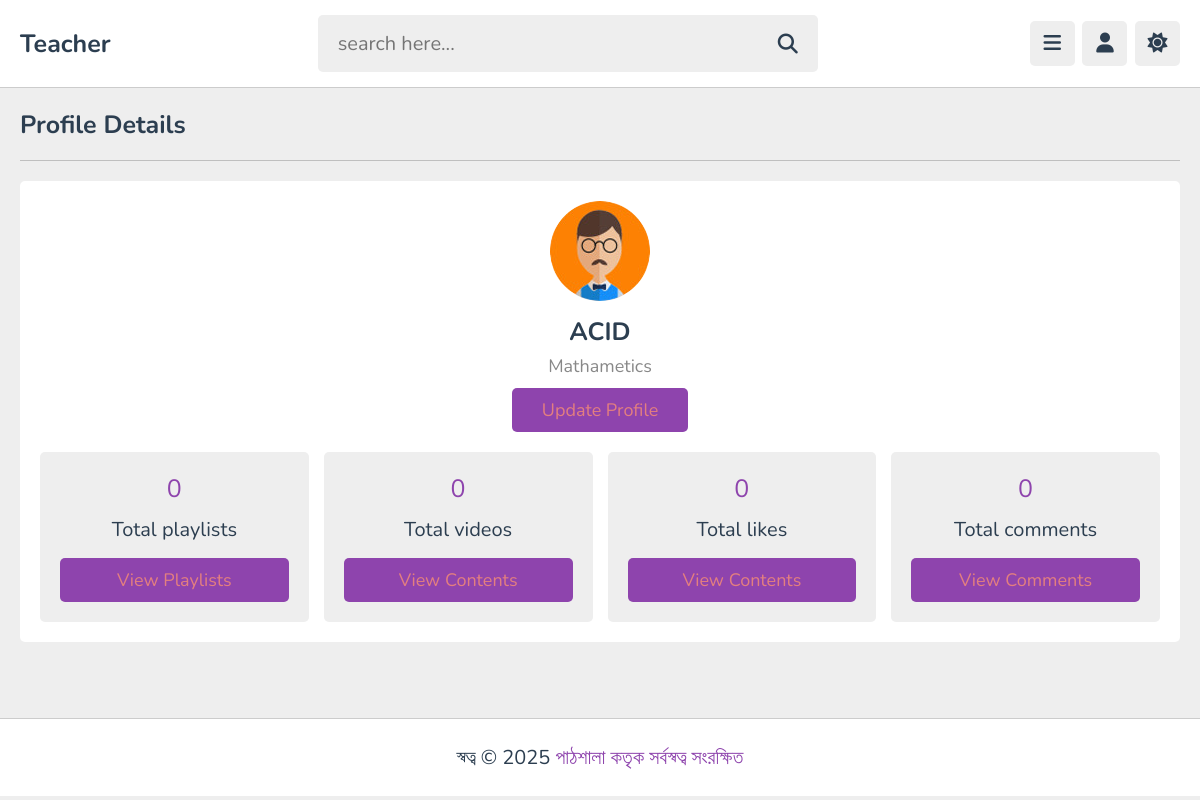
The page /admin/profile.php (signed in) on the database its author committed.
### tables this page shows
CREATE TABLE `tutors` (
  `id` varchar(20) NOT NULL,
  `name` varchar(50) NOT NULL,
  `profession` varchar(50) NOT NULL,
  `email` varchar(50) NOT NULL,
  `password` varchar(50) NOT NULL,
  `image` varchar(100) NOT NULL
);

### admin/profile.php (the view, shortened to what this page needs)
<?php
   include '../components/connect.php';
   if(isset($_COOKIE['tutor_id'])){
      $tutor_id = $_COOKIE['tutor_id'];
   }else{
      $tutor_id = '';
      header('location:login.php');
   }
   $select_playlists = $conn->prepare("SELECT * FROM `playlist` WHERE tutor_id = ?");
   $select_playlists->execute([$tutor_id]);
   $total_playlists = $select_playlists->rowCount();
   $select_contents = $conn->prepare("SELECT * FROM `content` WHERE tutor_id = ?");
   $select_contents->execute([$tutor_id]);
   $total_contents = $select_contents->rowCount();
   $select_likes = $conn->prepare("SELECT * FROM `likes` WHERE tutor_id = ?");
   $select_likes->execute([$tutor_id]);
   $total_likes = $select_likes->rowCount();
   $select_comments = $conn->prepare("SELECT * FROM `comments` WHERE tutor_id = ?");
   $select_comments->execute([$tutor_id]);
   $total_comments = $select_comments->rowCount();
?>
<!DOCTYPE html>
<html lang="en">
<head>
   <link rel="stylesheet" href="https://cdnjs.cloudflare.com/ajax/libs/font-awesome/6.2.0/css/all.min.css">
   <link rel="stylesheet" href="../css/admin_style.css">
</head>
<body>
<?php include '../components/admin_header.php'; ?>
<section class="tutor-profile" style="min-height: calc(100vh - 19rem);">
   <h1 class="heading">Profile details</h1>
   <div class="details">
      <div class="tutor">
         <img src="../uploaded_files/<?= $fetch_profile['image']; ?>" alt="">
         <h3><?= $fetch_profile['name']; ?></h3>
         <span><?= $fetch_profile['profession']; ?></span>
         <a href="update.php" class="inline-btn">Update profile</a>
      </div>
      <div class="flex">
         <div class="box">
            <span><?= $total_playlists; ?></span>
            <p>Total playlists</p>
            <a href="playlists.php" class="btn">View playlists</a>
         </div>
         <div class="box">
            <span><?= $total_contents; ?></span>
            <p>Total videos</p>
            <a href="contents.php" class="btn">View contents</a>
         </div>
         <div class="box">
            <span><?= $total_likes; ?></span>
            <p>Total likes</p>
            <a href="contents.php" class="btn">View contents</a>
         </div>
         <div class="box">
            <span><?= $total_comments; ?></span>
            <p>Total comments</p>
            <a href="comments.php" class="btn">View comments</a>
         </div>
      </div>
   </div>
</section>
<?php include '../components/footer.php'; ?>
</body>
</html>

### css/admin_style.css (style rules this page uses)
:root { --main-color:#8e44ad; --red:#e74c3c; --oragen:#f39c12; --white:#fff; --black:#2c3e50; --light-color:#888; --light-bg:#eee; --border:.1rem solid rgba(0,0,0,.2); }
* { font-family: 'Nunito', sans-serif; margin: 0; padding: 0; box-sizing: border-box; outline: none; border: none; text-decoration: none; }
html { font-size: 62.5%; overflow-x: hidden; }
body { background-color: var(--light-bg); padding-left: 30rem; }
section { padding:2rem; max-width: 1200px; margin: 0 auto; }
.btn, .option-btn, .delete-btn, .inline-btn, .inline-option-btn, .inline-delete-btn { border-radius: .5rem; padding: 1rem 3rem; font-size: 1.8rem; color: #e37f7f; margin-top: 1rem; text-transform: capitalize; cursor: pointer; text-align: center; }
.btn, .option-btn, .delete-btn { display: block; width: 100%; }
.inline-btn, .inline-option-btn, .inline-delete-btn { display: inline-block; }
.btn, .inline-btn { background-color: var(--main-color); }
.heading { padding-bottom: 1.8rem; border-bottom: var(--border); font-size: 2.5rem; color: var(--black); text-transform: capitalize; margin-bottom: 2rem; }
.tutor-profile .details { background-color: var(--white); border-radius: .5rem; padding: 2rem; text-align: center; }
.tutor-profile .details .tutor { margin-bottom: 2rem; }
.tutor-profile .details .tutor img { height: 10rem; width: 10rem; border-radius: 50%; object-fit: cover; margin-bottom: .5rem; }
.tutor-profile .details .tutor h3 { font-size: 2.5rem; color: var(--black); margin: .5rem 0; }
.tutor-profile .details .tutor span { font-size: 1.8rem; color: var(--light-color); display: block; }
.tutor-profile .details .flex { display: flex; gap: 1.5rem; align-items: center; flex-wrap: wrap; }
.tutor-profile .details .flex .box { flex: 1 1 26rem; border-radius: .5rem; background-color: var(--light-bg); padding: 2rem; }
.tutor-profile .details .flex span { color: var(--main-color); display: block; margin-bottom: .5rem; font-size: 2.5rem; }
.tutor-profile .details .flex .box p { font-size: 2rem; color: var(--black); padding: .5rem 0; }
@media (max-width:1200px) { body { padding-left: 0; } }

### rows shown on the page
tutors: image (picture), name "ACID", profession "Mathametics"

### other values the page prints
$total_playlists "0"
$total_contents "0"
$total_likes "0"
$total_comments "0"
